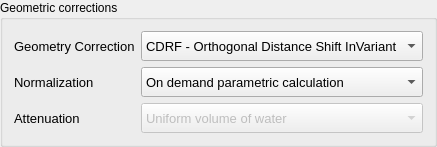
          <widget class="QGroupBox" name="groupBox_38">
           <property name="title">
            <string>Geometric corrections</string>
           </property>
           <layout class="QGridLayout" name="gridLayout_85">
            <item row="1" column="1">
             <widget class="QComboBox" name="normalization_combobox">
              <property name="enabled">
               <bool>true</bool>
              </property>
              <property name="sizePolicy">
               <sizepolicy hsizetype="Preferred" vsizetype="Preferred">
                <horstretch>0</horstretch>
                <verstretch>0</verstretch>
               </sizepolicy>
              </property>
              <property name="minimumSize">
               <size>
                <width>66</width>
                <height>30</height>
               </size>
              </property>
              <property name="maximumSize">
               <size>
                <width>16777215</width>
                <height>40</height>
               </size>
              </property>
              <property name="font">
               <font>
                <family>Segoe UI</family>
                <pointsize>10</pointsize>
                <italic>false</italic>
                <bold>false</bold>
               </font>
              </property>
              <property name="editable">
               <bool>false</bool>
              </property>
              <property name="currentIndex">
               <number>1</number>
              </property>
              <item>
               <property name="text">
                <string>None</string>
               </property>
              </item>
              <item>
               <property name="text">
                <string>On demand parametric calculation</string>
               </property>
              </item>
              <item>
               <property name="text">
                <string>Stored parametric calculation</string>
               </property>
              </item>
              <item>
               <property name="text">
                <string>Uniform Phatom Real Data</string>
               </property>
              </item>
              <item>
               <property name="text">
                <string>Uniform Simulation</string>
               </property>
              </item>
             </widget>
            </item>
            <item row="2" column="0">
             <widget class="QLabel" name="label_110">
              <property name="font">
               <font>
                <family>Segoe UI</family>
                <pointsize>10</pointsize>
                <italic>false</italic>
                <bold>false</bold>
               </font>
              </property>
              <property name="text">
               <string>Attenuation</string>
              </property>
             </widget>
            </item>
            <item row="0" column="0">
             <widget class="QLabel" name="label_111">
              <property name="font">
               <font>
                <family>Segoe UI</family>
                <pointsize>10</pointsize>
                <italic>false</italic>
                <bold>false</bold>
               </font>
              </property>
              <property name="text">
               <string>Geometry Correction</string>
              </property>
             </widget>
            </item>
            <item row="2" column="1">
             <widget class="QComboBox" name="attenuation_combobox">
              <property name="enabled">
               <bool>false</bool>
              </property>
              <property name="sizePolicy">
               <sizepolicy hsizetype="Preferred" vsizetype="Preferred">
                <horstretch>0</horstretch>
                <verstretch>0</verstretch>
               </sizepolicy>
              </property>
              <property name="minimumSize">
               <size>
                <width>66</width>
                <height>30</height>
               </size>
              </property>
              <property name="font">
               <font>
                <family>Segoe UI</family>
                <pointsize>10</pointsize>
                <italic>false</italic>
                <bold>false</bold>
               </font>
              </property>
              <property name="editable">
               <bool>false</bool>
              </property>
              <property name="currentIndex">
               <number>0</number>
              </property>
              <item>
               <property name="text">
                <string>Uniform volume of water</string>
               </property>
              </item>
             </widget>
            </item>
            <item row="0" column="1">
             <widget class="QComboBox" name="geometric_project_correction_combobox">
              <property name="enabled">
               <bool>true</bool>
              </property>
              <property name="sizePolicy">
               <sizepolicy hsizetype="Preferred" vsizetype="Preferred">
                <horstretch>0</horstretch>
                <verstretch>0</verstretch>
               </sizepolicy>
              </property>
              <property name="minimumSize">
               <size>
                <width>66</width>
                <height>30</height>
               </size>
              </property>
              <property name="maximumSize">
               <size>
                <width>16777215</width>
                <height>40</height>
               </size>
              </property>
              <property name="font">
               <font>
                <family>Segoe UI</family>
                <pointsize>10</pointsize>
                <italic>false</italic>
                <bold>false</bold>
               </font>
              </property>
              <property name="editable">
               <bool>false</bool>
              </property>
              <property name="currentIndex">
               <number>0</number>
              </property>
              <item>
               <property name="text">
                <string>CDRF - Orthogonal Distance Shift InVariant</string>
               </property>
              </item>
              <item>
               <property name="text">
                <string>CDRF - Solid Angle Shift Variant</string>
               </property>
              </item>
              <item>
               <property name="text">
                <string>CDRF - Gaussian Shift Invariant</string>
               </property>
              </item>
              <item>
               <property name="text">
                <string>CDRF - Gaussian Shift Variant</string>
               </property>
              </item>
             </widget>
            </item>
            <item row="1" column="0">
             <widget class="QLabel" name="label_112">
              <property name="font">
               <font>
                <family>Segoe UI</family>
                <pointsize>10</pointsize>
                <italic>false</italic>
                <bold>false</bold>
               </font>
              </property>
              <property name="text">
               <string>Normalization</string>
              </property>
             </widget>
            </item>
           </layout>
          </widget>
